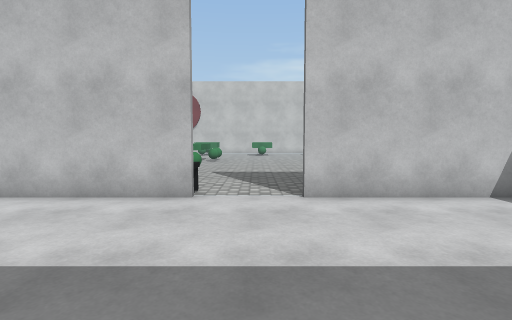
View 1 (above)

22 first-person views from a walk through a 3-D level made in the Unity game engine. The camera is 1.3 m above the floor, tilts 4° down and sees 85° across. The floor is counted in squares, 1 m on a side. Each view is taken from the middle of a square. On the plan, view 1 faces up. The plan holds only what a view shows up to about 13 squares ahead; the rest is blank. The place goes on beyond the plan. The player character is not drawn. Some animated figures are left out. Door leaves are left out, so doorways stand open. Surface patterns are stand-ins for the level's own textures.

View 2
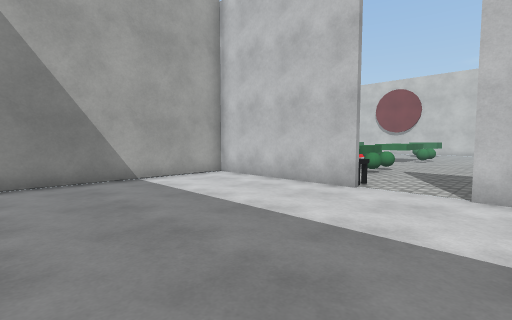

View 3
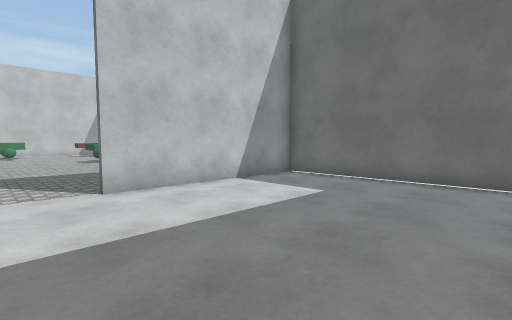

View 4
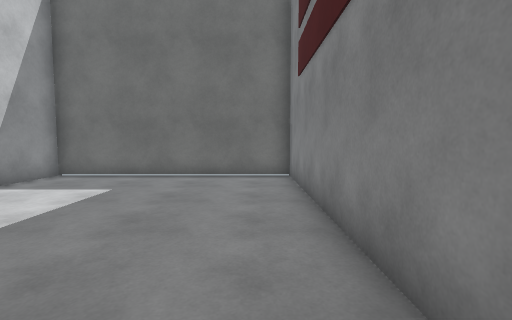

View 5
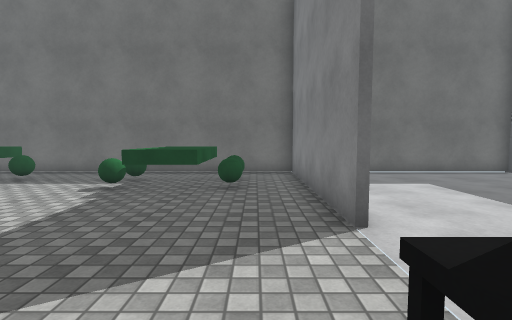

View 6
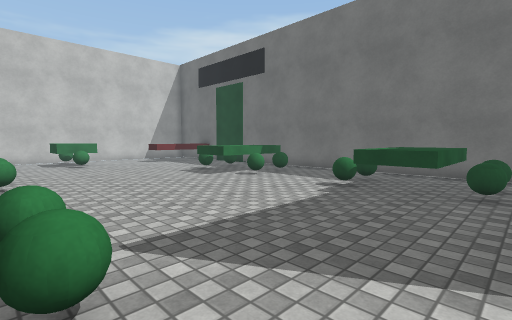

View 7
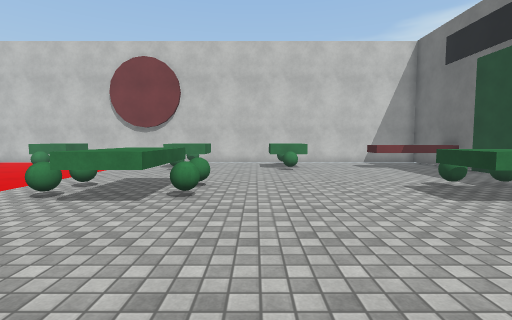

View 8
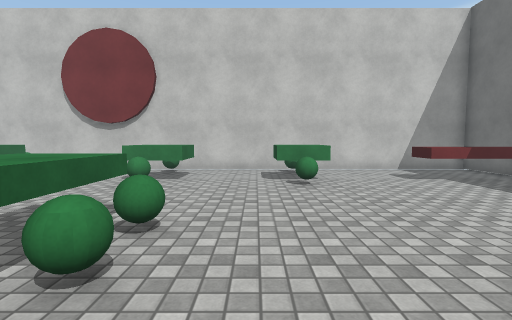

View 9
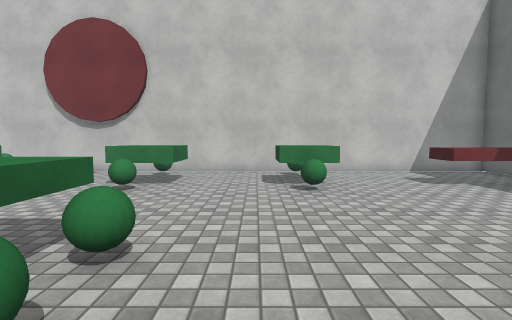

View 10
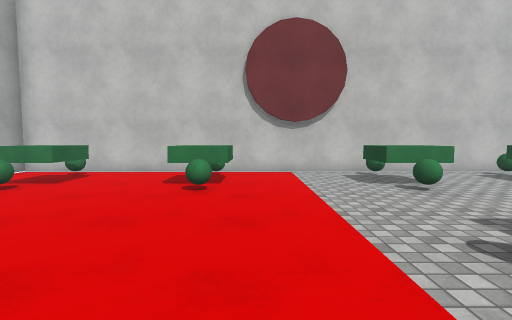

View 11
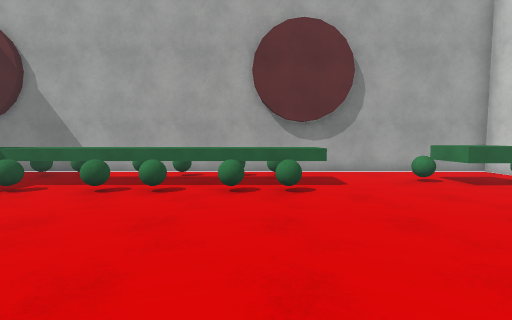

View 12
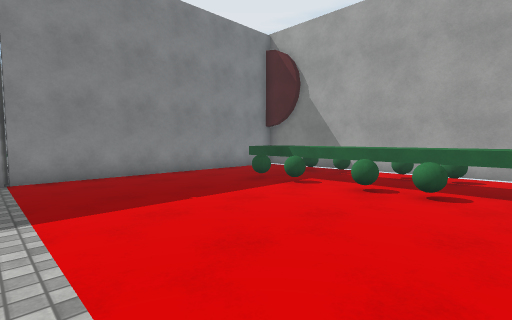

View 13
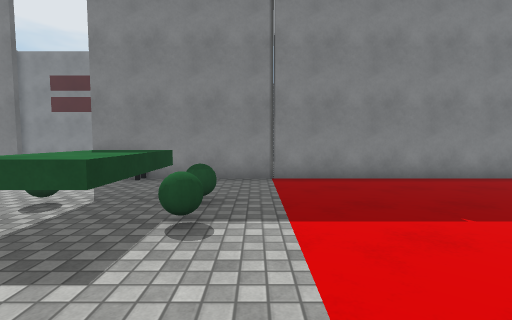

View 14
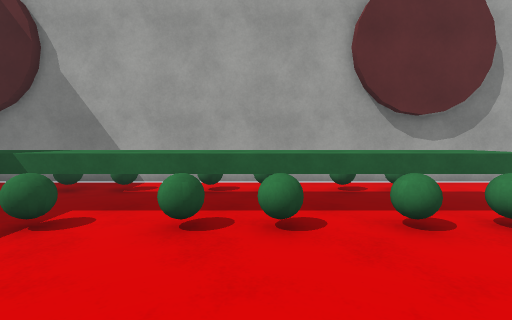

View 15
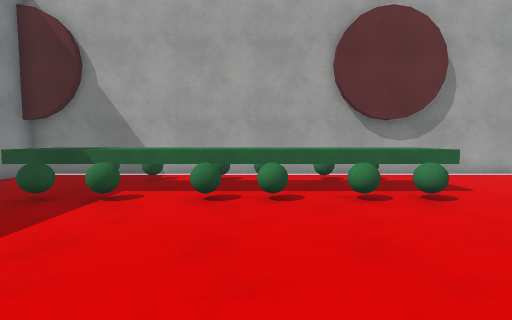

View 16
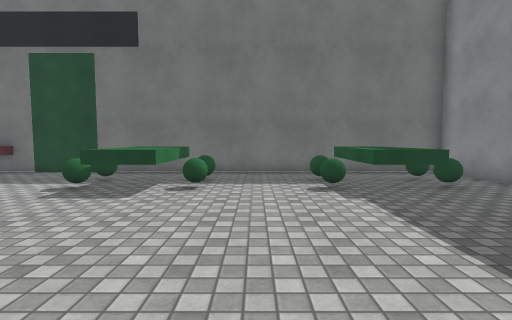

View 17
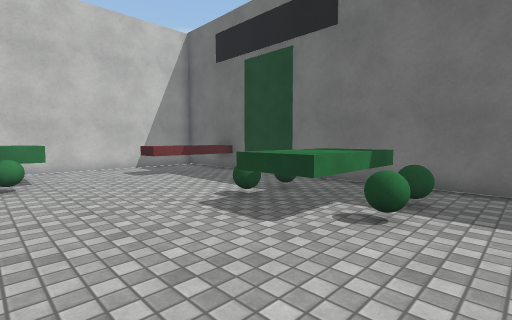

View 18
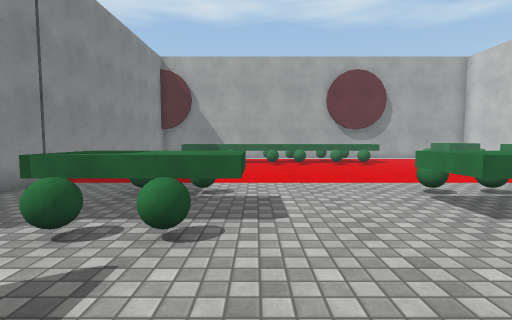

View 19
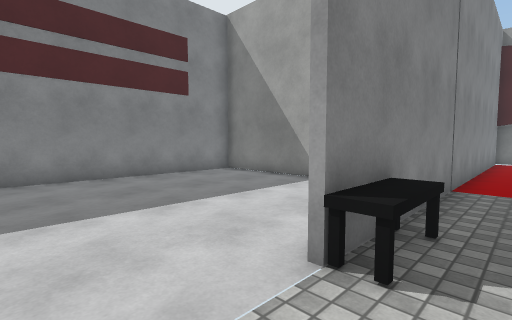

View 20
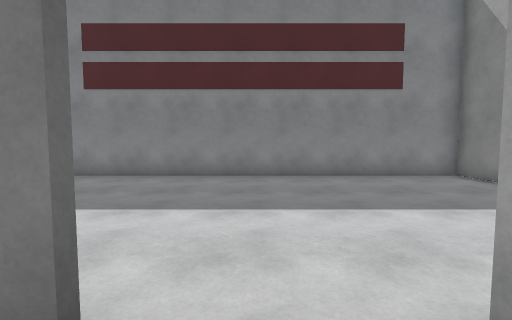

View 21
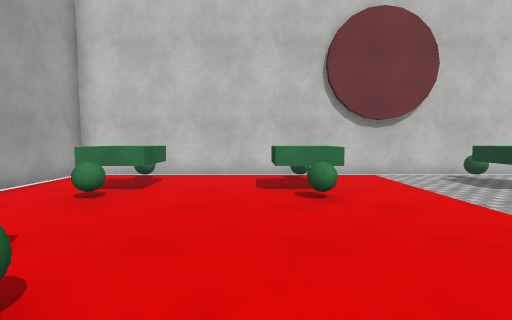

View 22
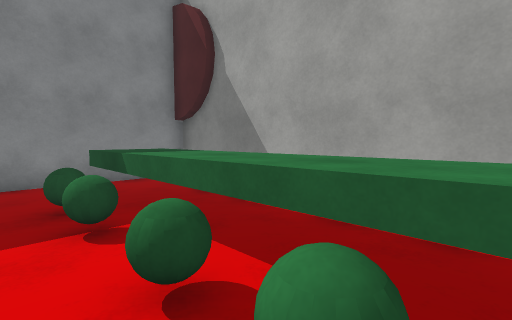

### Floor plan
Key: @ floor where view 1 was taken; # wall or solid block; . floor; D open door; ^ raised ledge; B green ball; O other object.
Columns run from 19 left of view 1 to 8 right of it. Each row starts with its distance up from view 1.
 28 ############################
 27 #..B....B.....B....B.......#
 26 #..B....BB....BB...BB......#
 25 #..^^...^^....^^...^^...^^^^
 24 #..B^...BB....BB...BB...^^^^
 23 #..B....BB....BB...BB......#
 22 #..........................#
 21 #..........................#
 20 #..^^.........^^...........#
 19 #.O^^B.......B^^BB.....BBB.#
 18 # O^^B.......B^^BB.....^^^^#
 17 #BB^^B.......B^^B......^^^^#
 16 #.B^^B.................BBB.#
 15 #BB^^B..................BB.#
 14 #BB^^B.....................#
 13 #..^^.........^^...........#
 12 #BB^^B.......B^^BB.....BBB.#
 11 # B^^B.......B^^B......^^^^#
 10 #BB^^B.......B^^BB.....^^^^#
  9 #..^^..................BBB.#
  8 #..........................#
  7 #...............OODD.......#
  6 ##################DDD#######
  5            #...............#
  4            #...............#
  3            #...............#
  2            #...............#
  1            #...............#
  0            #.......@.......#
 -1            #...............#
 -2            #################

Positions as (right, up) in squares from view 1, and headings:
1: (0, 0), facing up
2: (2, -1), facing up-left
3: (-1, -1), facing up-right
4: (-2, -1), facing right
5: (-3, 8), facing right
6: (-3, 8), facing up-right
7: (-1, 11), facing up
8: (-1, 15), facing up
9: (-1, 16), facing up
10: (-9, 16), facing up
11: (-7, 18), facing left
12: (-7, 17), facing down-left
13: (-7, 16), facing down
14: (-10, 15), facing left
15: (-8, 15), facing left
16: (-3, 14), facing right
17: (0, 14), facing up-right
18: (1, 13), facing left
19: (1, 8), facing down-left
20: (0, 8), facing down
21: (-12, 17), facing up
22: (-13, 16), facing down-left
